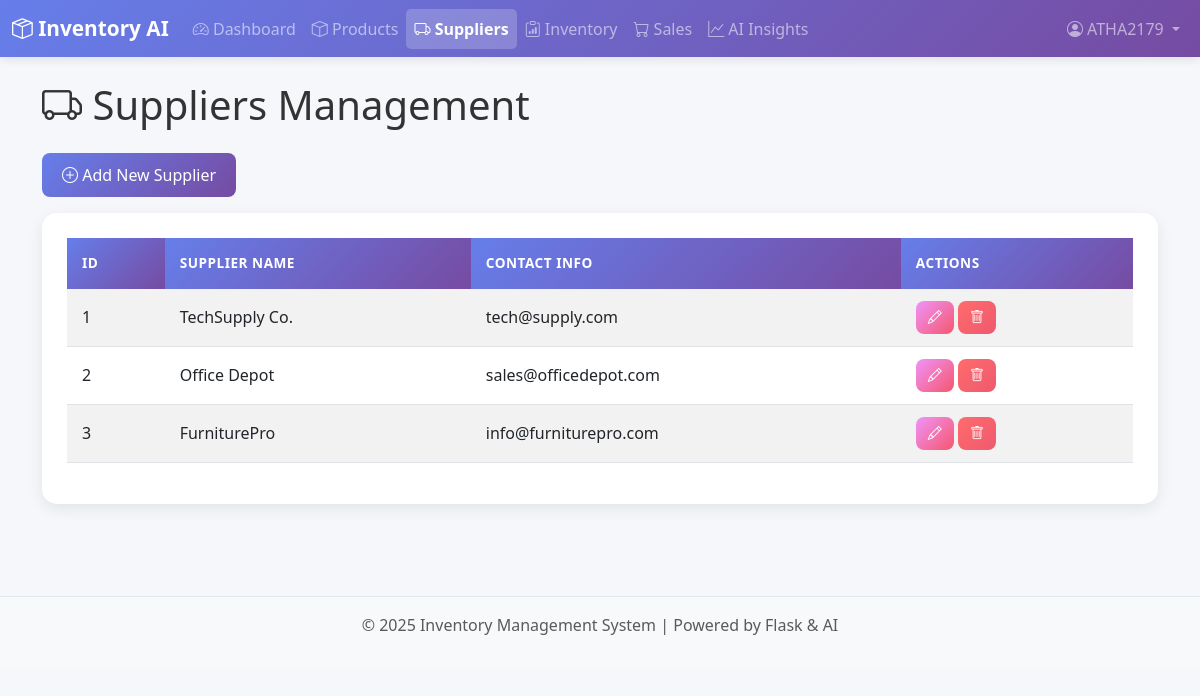
The app's page /suppliers (signed in) with its own data.
### models/database.py (models this page shows, shortened)
class User(UserMixin, db.Model):
    __tablename__ = 'users'
    user_id = db.Column(db.Integer, primary_key=True, autoincrement=True)
    username = db.Column(db.String(100), unique=True, nullable=False)
    email = db.Column(db.String(200), unique=True, nullable=False)
    password_hash = db.Column(db.String(200), nullable=False)
    join_date = db.Column(db.DateTime, nullable=False, default=datetime.utcnow)
    is_admin = db.Column(db.Boolean, default=False)
    activity_logs = db.relationship('ActivityLog', backref='user', lazy=True, cascade='all, delete-orphan')

class Supplier(db.Model):
    __tablename__ = 'suppliers'
    supplier_id = db.Column(db.Integer, primary_key=True, autoincrement=True)
    supplier_name = db.Column(db.String(200), nullable=False)
    contact_info = db.Column(db.String(200), nullable=False)
    purchases = db.relationship('Purchase', backref='supplier', lazy=True, cascade='all, delete-orphan')

### app.py (the view)
@app.route('/suppliers')
@login_required
def suppliers():
    suppliers = Supplier.query.all()
    return render_template('suppliers.html', suppliers=suppliers)

### app.py (called while the page is built)
@login_manager.user_loader
def load_user(user_id):
    return User.query.get(int(user_id))

### templates/suppliers.html (shortened to what this page needs)
{% extends "base.html" %}
{% block content %}
<div class="container">
    <h1 class="mb-4"><i class="bi bi-truck"></i> Suppliers Management</h1>
    <button class="btn btn-primary mb-3" data-bs-toggle="modal" data-bs-target="#supplierModal" onclick="resetSupplierForm()">
        <i class="bi bi-plus-circle"></i> Add New Supplier
    </button>
    <div class="card">
        <div class="card-body">
            <table class="table table-hover table-striped">
                <thead class="table-dark">
                    <tr>
                        <th>ID</th>
                        <th>Supplier Name</th>
                        <th>Contact Info</th>
                        <th>Actions</th>
                    </tr>
                </thead>
                <tbody>
                    {% for supplier in suppliers %}
                    <tr>
                        <td>{{ supplier.supplier_id }}</td>
                        <td>{{ supplier.supplier_name }}</td>
                        <td>{{ supplier.contact_info }}</td>
                        <td>
                            <button class="btn btn-sm btn-warning" onclick="editSupplier({{ supplier.supplier_id }})">
                                <i class="bi bi-pencil"></i>
                            </button>
                            <button class="btn btn-sm btn-danger" onclick="deleteSupplier({{ supplier.supplier_id }})">
                                <i class="bi bi-trash"></i>
                            </button>
                        </td>
                    </tr>
                    {% endfor %}
                </tbody>
            </table>
        </div>
    </div>
</div>
{% endblock %}

### templates/base.html (shortened to what this page needs)
<!DOCTYPE html>
<html lang="en">
<head>
    <link href="https://cdn.jsdelivr.net/npm/bootstrap@5.3.0/dist/css/bootstrap.min.css" rel="stylesheet">
    <link rel="stylesheet" href="https://cdn.jsdelivr.net/npm/bootstrap-icons@1.10.0/font/bootstrap-icons.css">
    <link rel="stylesheet" href="{{ url_for('static', filename='css/style.css') }}">
</head>
<body>
    <nav class="navbar navbar-expand-lg navbar-dark bg-primary">
        <div class="container-fluid">
            <a class="navbar-brand" href="{% if current_user.is_authenticated %}{{ url_for('dashboard') }}{% else %}{{ url_for('home') }}{% endif %}">
                <i class="bi bi-box-seam"></i> Inventory AI
            </a>
            <div class="collapse navbar-collapse" id="navbarNav">
                {% if current_user.is_authenticated %}
                <ul class="navbar-nav me-auto">
                    <li class="nav-item">
                        <a class="nav-link {% if request.endpoint == 'dashboard' %}active{% endif %}" href="{{ url_for('dashboard') }}">
                            <i class="bi bi-speedometer2"></i> Dashboard
                        </a>
                    </li>
                    <li class="nav-item">
                        <a class="nav-link {% if request.endpoint == 'products' %}active{% endif %}" href="{{ url_for('products') }}">
                            <i class="bi bi-box"></i> Products
                        </a>
                    </li>
                    <li class="nav-item">
                        <a class="nav-link {% if request.endpoint == 'suppliers' %}active{% endif %}" href="{{ url_for('suppliers') }}">
                            <i class="bi bi-truck"></i> Suppliers
                        </a>
                    </li>
                    <li class="nav-item">
                        <a class="nav-link {% if request.endpoint == 'inventory' %}active{% endif %}" href="{{ url_for('inventory') }}">
                            <i class="bi bi-clipboard-data"></i> Inventory
                        </a>
                    </li>
                    <li class="nav-item">
                        <a class="nav-link {% if request.endpoint == 'sales' %}active{% endif %}" href="{{ url_for('sales') }}">
                            <i class="bi bi-cart"></i> Sales
                        </a>
                    </li>
                    <li class="nav-item">
                        <a class="nav-link {% if request.endpoint == 'ai_insights' %}active{% endif %}" href="{{ url_for('ai_insights') }}">
                            <i class="bi bi-graph-up"></i> AI Insights
                        </a>
                    </li>
                </ul>
                <ul class="navbar-nav ms-auto">
                    <li class="nav-item dropdown">
                        <a class="nav-link dropdown-toggle" href="#" id="userDropdown" role="button" data-bs-toggle="dropdown" aria-expanded="false">
                            <i class="bi bi-person-circle"></i> {{ current_user.username }}
                        </a>
                    </li>
                </ul>
                {% endif %}
            </div>
        </div>
    </nav>
    <main class="container-fluid py-4">
        {% block content %}{% endblock %}
    </main>
    <footer class="bg-light text-center text-muted py-3 mt-5">
        <p>&copy; 2025 Inventory Management System | Powered by Flask & AI</p>
    </footer>
</body>
</html>

### static/css/style.css (style rules this page uses)
:root { --primary-color: #667eea; --secondary-color: #764ba2; --success-color: #38ef7d; --warning-color: #f5576c; --info-color: #00f2fe; --gradient-primary: linear-gradient(135deg, #667eea 0%, #764ba2 100%); --gradient-success: linear-gradient(135deg, #11998e 0%, #38ef7d 100%); --gradient-warning: linear-gradient(135deg, #f093fb 0%, #f5576c 100%); --gradient-info: linear-gradient(135deg, #4facfe 0%, #00f2fe 100%); }
body { font-family: 'Segoe UI', Tahoma, Geneva, Verdana, sans-serif; background-color: #f5f7fa; color: #333; }
.navbar { box-shadow: 0 2px 10px rgba(0, 0, 0, 0.1); background: var(--gradient-primary) !important; }
.navbar-brand { font-weight: bold; font-size: 1.3rem; transition: transform 0.3s ease; }
.nav-link { transition: all 0.3s ease; position: relative; }
.nav-link.active { background: rgba(255, 255, 255, 0.2); border-radius: 5px; font-weight: 600; }
.card { border: none; border-radius: 15px; box-shadow: 0 5px 15px rgba(0, 0, 0, 0.08); transition: all 0.3s ease; margin-bottom: 20px; }
.card-body { padding: 25px; }
table { animation: fadeIn 0.6s ease-out; }
.table thead th { background: var(--gradient-primary); color: white; border: none; font-weight: 600; text-transform: uppercase; font-size: 0.85rem; letter-spacing: 0.5px; padding: 15px; }
.table tbody tr { transition: all 0.3s ease; }
.table td { vertical-align: middle; padding: 12px 15px; }
.btn { border-radius: 8px; padding: 10px 20px; font-weight: 500; transition: all 0.3s ease; border: none; }
.btn-primary { background: var(--gradient-primary); color: white; }
.btn-warning { background: var(--gradient-warning); color: white; }
.btn-danger { background: linear-gradient(135deg, #ff6b6b 0%, #ee5a6f 100%); color: white; }
.btn-sm { padding: 6px 12px; font-size: 0.875rem; }
footer { margin-top: 50px; border-top: 1px solid #e0e6ed; background: white; }

### records on screen
User: username "ATHA2179"
Supplier: supplier_id "1", supplier_name "TechSupply Co.", contact_info "tech@supply.com"
Supplier: supplier_id "2", supplier_name "Office Depot", contact_info "sales@officedepot.com"
Supplier: supplier_id "3", supplier_name "FurniturePro", contact_info "info@furniturepro.com"
